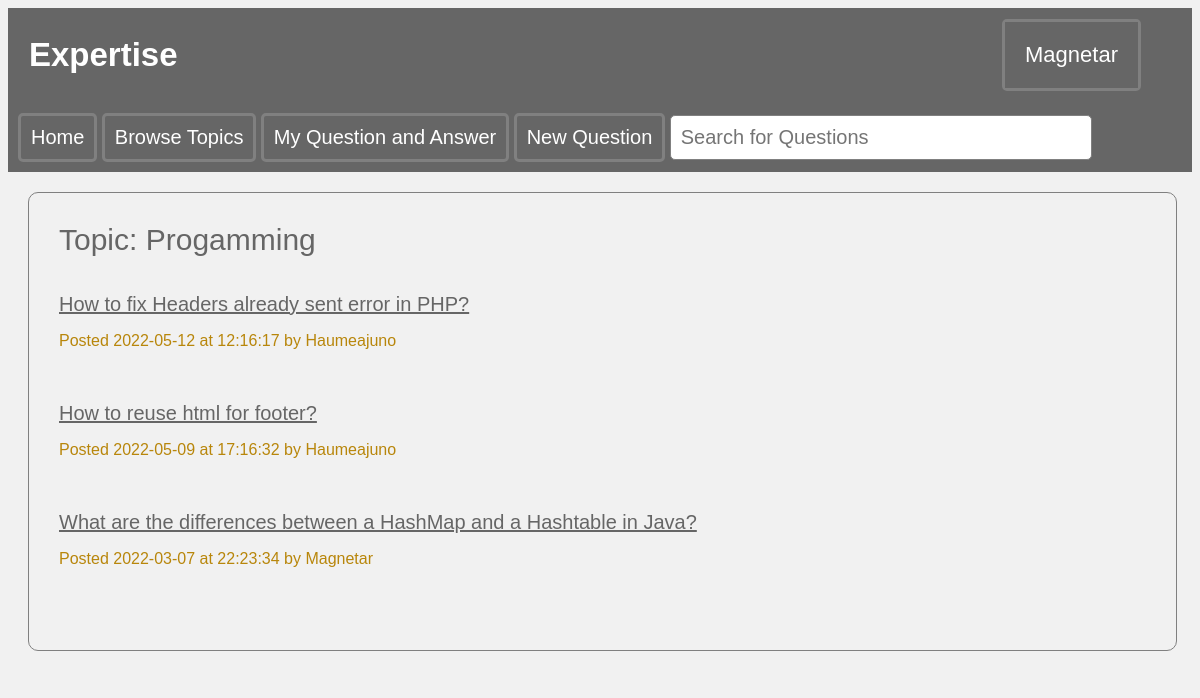
/code/getquestion.php?tid=1&tname=Progamming (signed in), run on the app's committed database.
### tables this page shows
create table Users(
	uid integer primary key auto_increment,
	username varchar(100) not null,
	email varchar(50) not null,
	upassword varchar(20) not null,
	city varchar(30),
	state varchar(2),
	country varchar(30),
	uprofile varchar(1000),
	upoints integer not null default 0,
    ustatus varchar(10) not null default 'basic',
    foreign key (ustatus) references UserStatus(sname)
);

create table Question(
	qid integer primary key auto_increment,
    quid integer not null,
    tid integer not null,
    qtitle varchar(200) not null,
    qbody text not null,
    qdate date default(current_date),
    qtime time default(current_time),
    isResolved integer default 0,
    foreign key (quid) references Users(uid),
    foreign key (tid) references Topic(tid),
	check (isResolved in (0, 1))
);

### code/functions.php (called while the page is built, shortened)
<?php
    function check_login($conn) {
        if(isset($_SESSION['uid'])){
            $uid = $_SESSION['uid'];
            $query = "SELECT uid, username, email, upassword, city, state, country, IFNULL(uprofile, '') AS uprofile, upoints, ustatus
                      FROM Users WHERE uid = ?";
            if ($stmt = $conn->prepare($query)) {
                $stmt->bind_param("i", $uid);
                $stmt->execute();
                $result = $stmt->get_result();
                if($result && mysqli_num_rows($result) > 0){
                    $userdata = $result->fetch_array(MYSQLI_ASSOC);
                    return $userdata;
                }
            }
        }
        exit;
    }

### code/getquestion.php (the view, shortened to what this page needs)
<!DOCTYPE html>
<html lang="en">
<head>
    <link rel="stylesheet", href="style.css">
</head>
<?php
include("connectdb.php");
include("functions.php");
$userdata = check_login($conn);
$username = $userdata["username"];
?>
<body>
<?php include("navigation.php");?>
<section>
    <div class="sec-container-light">
        <?php
        if(isset($_GET["tid"]) && isset($_GET["tname"])){
            $in_tid = $_GET["tid"];
            $in_tname = $_GET["tname"];
            echo "<div style=\"font-size:30px; color: #666666;\">Topic: $in_tname</div> <br> <br>";
            $query = "SELECT qid, qtitle, qdate, qtime, quid, username FROM Question, Users WHERE tid = ? AND quid = uid ORDER BY qdate DESC, qtime DESC";
            if($stmt = $conn->prepare($query)){
                $stmt->bind_param("i", $in_tid);
                $stmt->execute();
                $stmt->bind_result($qid, $qtitle, $qdate, $qtime, $quid, $qusername);
                while($stmt->fetch()){
                    echo "<div>";
                    echo "<a href=\"questiondetail.php?qid=$qid\">$qtitle</a> <br>";
                    echo "<div class=\"questiondatabox\">";
                    echo "<p tyle=\"color:darkblue\">Posted $qdate at $qtime by $qusername</p>";
                    echo "</div>";
                    echo "</div> <br> <br>";
                }
            }
        }
        ?>
    </div>
</section>
</body>
</html>

### code/navigation.php (shortened to what this page needs)
<header style="display:flex">
    <div style="text-align: left; margin-left:20px; margin-right:auto; display：inline-block;">
        <h2>Expertise</h2>
    </div>
    <div class="header-dropdown">
        <button class="header-dropbtn"><?php echo "$username"?></button>
    </div>
</header>
<nav>
    <div class="nav-item">
        <button class="nav-button">
            <a href="index.php">Home</a>
        </button>
    </div>
    <div class="nav-item">
        <button class="nav-button">Browse Topics</button>
    </div>
    <div class="nav-item">
        <button class="nav-button">My Question and Answer</button>
    </div>
    <div class="nav-item">
        <button class="nav-button">
            <a href="newquestion.php">New Question</a>
        </button>
    </div>
    <div class="nav-item">
        <form action="getquestion.php" method="GET">
            <input id="searchbox" type="text" name="keywords" placeholder="Search for Questions">
        </form>
    </div>
</nav>

### code/style.css (style rules this page uses)
body { font-family: Arial, Helvetica, sans-serif; background-color:#f1f1f1; }
header { background-color: #666666; padding: 1px; text-align: center; font-family: Arial, Helvetica, sans-serif; font-size: 22px; color: white; }
.header-dropdown { margin-left: auto; margin-right: 50px; margin-top: auto; margin-bottom: auto; position: relative; display: inline-block; text-align: right; border-radius: 5px; border: solid grey; background-color: #666666; }
.header-dropbtn { background-color: #666666; color: white; font-size: 22px; border: none; padding: 20px; }
nav { background-color: #666666; padding: 10px; text-align: left; font-family: Arial, Helvetica, sans-serif; color: white; }
.nav-item { margin: auto; position: relative; display: inline-block; border-radius: 5px; background-color: #666666; }
.nav-button { background-color: #666666; color: white; font-size: 20px; border-radius: 5px; border: solid grey; #border: none; padding: 10px; }
.nav-button a { color: white; text-decoration: none; }
#searchbox { width: 400px; border-radius: 5px; padding: 10px; border: solid thin grey; font-size: 20px; color: #666666; text-align: left; }
section { background-color: #f1f1f1; padding: 20px; }
.sec-container-light { background-color: #f1f1f1; text-align: left; font-family: Arial, Helvetica, sans-serif; color: #666666; margin-left: 0; border-radius: 10px; border: solid thin grey; width: 95%; padding: 30px; }
.sec-container-light a { font-size: 20px; color: #666666; overflow: hidden; text-overflow: ellipsis; }
.questiondatabox { color: darkgoldenrod; text-align: left; font-size: 16px; border: none; }
.questiondatabox p { color: darkgoldenrod; font-size: 16px; }
form { text-align: left; padding: 0; }

### data on the page
users: username "Magnetar"
question: qtitle "How to fix Headers already sent error in PHP?", qdate "2022-05-12", qtime "12:16:17", quid.username "Haumeajuno"
question: qtitle "How to reuse html for footer?", qdate "2022-05-09", qtime "17:16:32", quid.username "Haumeajuno"
question: qtitle "What are the differences between a HashMap and a Hashtable in Java?", qdate "2022-03-07", qtime "22:23:34", quid.username "Magnetar"

### other printed values
$in_tname "Progamming"
